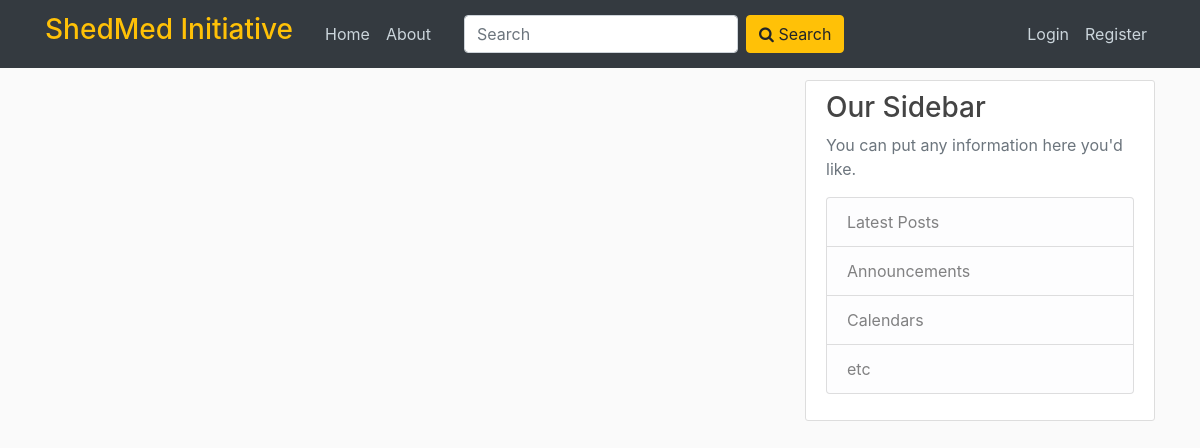
Page /home on the earlier database version.
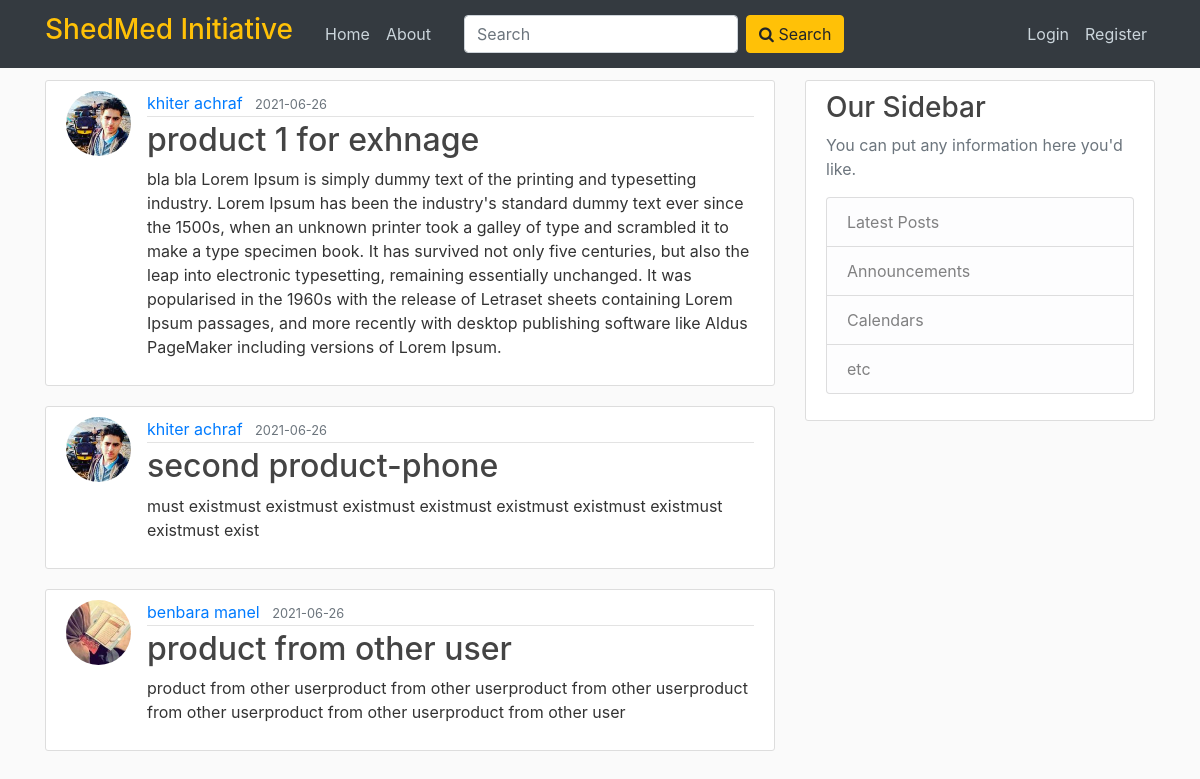
Same page on the later database version.
### flaskblog/models.py (models this page shows, shortened)
class Product(db.Model):
    id = db.Column(db.Integer, primary_key=True)
    title = db.Column(db.String(100), nullable=False)
    date_posted = db.Column(db.DateTime, nullable=False, default=datetime.utcnow)
    content = db.Column(db.Text, nullable=False)
    user_id = db.Column(db.Integer, db.ForeignKey('user.id'), nullable=False)
    store_id = db.Column(db.Integer, db.ForeignKey('store.id'), nullable=True)
    image_product = db.Column(db.String(20), nullable=False, default='defaultProduct.jpg')
    type = db.Column(db.String, nullable=False)
    price = db.Column(db.Integer, nullable=True)  # we should give a price when we choose a product for sale
    exchangeList = db.Column(db.String,
                             nullable=True)  # we should give a list of exchange when we choose a product for exchange.

class User(db.Model, UserMixin):
    id = db.Column(db.Integer, primary_key=True)
    username = db.Column(db.String(20), unique=True, nullable=False)
    email = db.Column(db.String(120), unique=True, nullable=False)
    image_profile = db.Column(db.String(20), nullable=False, default='defaultProfile.jpg')
    password = db.Column(db.String(60), nullable=False)
    products = db.relationship('Product', backref='owner', lazy=True)

### flaskblog/routes.py (the view)
@app.route("/")
@app.route("/home")
def home():
    products = Product.query.all()
    return render_template('home.html', products=products)

### flaskblog/templates/home.html
{% extends "layout.html" %}
{% block content %}
    {% for product in products %}
        <article class="media content-section">
          <img class="rounded-circle article-img" src="{{ url_for('static', filename='profile_pics/' + product.owner.image_profile) }}">
          <div class="media-body">
            <div class="article-metadata">
              <a class="mr-2" href="#">{{ product.owner.username }}</a>
              <small class="text-muted">{{ product.date_posted.strftime('%Y-%m-%d') }}</small>
            </div>
            <h2><a class="article-title" href="{{ url_for('product', product_id=product.id) }}">{{ product.title }}</a></h2>
            <p class="article-content">{{ product.content }}</p>
          </div>
        </article>
    {% endfor %}
{% endblock content %}

### flaskblog/templates/layout.html (shortened to what this page needs)
<!DOCTYPE html>
<html>
<head>
    <link rel="stylesheet" href="https://cdnjs.cloudflare.com/ajax/libs/font-awesome/4.7.0/css/font-awesome.min.css">
    <link rel="stylesheet" href="https://maxcdn.bootstrapcdn.com/bootstrap/4.0.0/css/bootstrap.min.css">
    <link rel="stylesheet" type="text/css" href="{{ url_for('static', filename='main.css') }}">
</head>
<body>
    <header class="site-header">
      <nav class="navbar navbar-expand-md navbar-dark bg-dark fixed-top">
        <div class="container">
          <a class="navbar-brand mr-4" href="/"><h3 class="yellowLogo"  >ShedMed Initiative</h3></a>
          <div class="collapse navbar-collapse" id="navbarToggle">
            <div class="navbar-nav mr-auto">
              <a class="nav-item nav-link" href="{{ url_for('home') }}">Home</a>
              <a class="nav-item nav-link" href="{{ url_for('about') }}">About</a>
              <form id="searchForm" class="form-inline">
                <input class="form-control mr-sm-2" type="search" placeholder="Search" aria-label="Search" name="search" id="search">
                <button class="btn btn-warning my-2 my-sm-0" type="submit"> <i class="fa fa-search"></i>  Search </button>
              </form>
            </div>
            <div class="navbar-nav">
              {% if current_user.is_authenticated %}
                <a class="nav-item nav-link" href="{{ url_for('new_product') }}">New Product</a>
                <a class="nav-item nav-link" href="{{ url_for('account') }}">Account</a>
                <a class="nav-item nav-link" href="{{ url_for('logout') }}">Logout</a>
              {% else %}
                <a class="nav-item nav-link" href="{{ url_for('login') }}">Login</a>
                <a class="nav-item nav-link" href="{{ url_for('register') }}">Register</a>
              {% endif %}
            </div>
          </div>
        </div>
      </nav>
    </header>
    <main role="main" class="container">
      <div class="row">
        <div class="col-md-8">
          {% block content %}{% endblock %}
        </div>
        <div class="col-md-4">
          <div class="content-section">
            <h3>Our Sidebar</h3>
            <p class='text-muted'>You can put any information here you'd like.
              <ul class="list-group">
                <li class="list-group-item list-group-item-light">Latest Posts</li>
                <li class="list-group-item list-group-item-light">Announcements</li>
                <li class="list-group-item list-group-item-light">Calendars</li>
                <li class="list-group-item list-group-item-light">etc</li>
              </ul>
            </p>
          </div>
        </div>
      </div>
    </main>
</body>
</html>

### flaskblog/static/main.css (style rules this page uses)
body { background: #fafafa; color: #333333; margin-top: 5rem; }
h1, h2, h3, h4, h5, h6 { color: #444444; }
.site-header .navbar-nav .nav-link { color: #cbd5db; }
.content-section { background: #ffffff; padding: 10px 20px; border: 1px solid #dddddd; border-radius: 3px; margin-bottom: 20px; }
.article-title { color: #444444; }
.article-content { white-space: pre-line; }
.article-img { height: 65px; width: 65px; margin-right: 16px; }
.article-metadata { padding-bottom: 1px; margin-bottom: 4px; border-bottom: 1px solid #e3e3e3 }
#searchForm { padding-left:25px; }
.yellowLogo { color:#ffc107; }

Differences in the rows shown:
added Product: image_profile (picture), owner.username "khiter achraf", date_posted "2021-06-26", title "product 1 for exhnage", content "bla bla Lorem Ipsum is simply dummy text of the printing and typesetting industry. Lorem Ipsum has been the industry's standard dummy text ever since the 1500s, when an unknown printer took a galley of type and scrambled it to make a type specimen book. It has survived not only five centuries, but also the leap into electronic typesetting, remaining essentially unchanged. It was popularised in the 1960s with the release of Letraset sheets containing Lorem Ipsum passages, and more recently with desktop publishing software like Aldus PageMaker including versions of Lorem Ipsum."
added Product: image_profile (picture), owner.username "khiter achraf", date_posted "2021-06-26", title "second product-phone", content "must existmust existmust existmust existmust existmust existmust existmust existmust exist"
added Product: image_profile (picture), owner.username "benbara manel", date_posted "2021-06-26", title "product from other user", content "product from other userproduct from other userproduct from other userproduct from other userproduct from other userproduct from other user"
